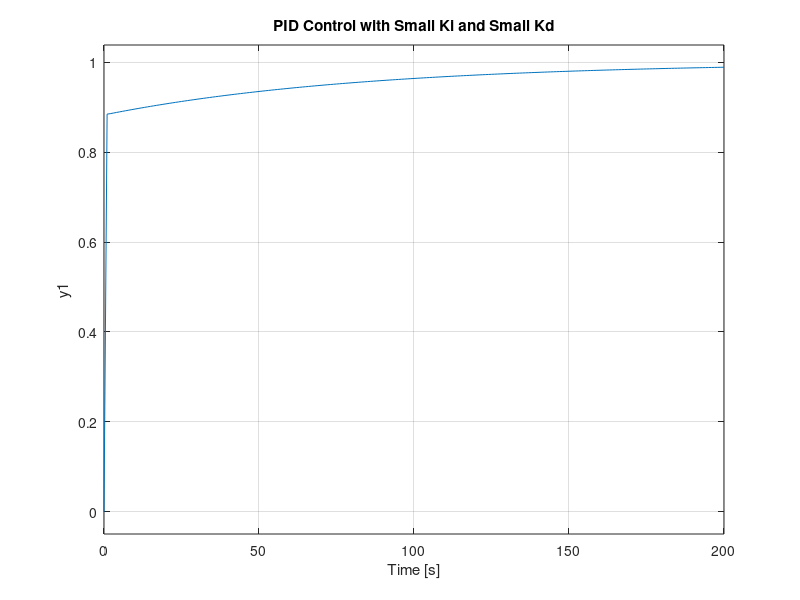

This chart was generated by the following MATLAB code:


J = 0.01;
b = 0.1;
K = 0.01;
R = 1;
L = 0.5;
s = tf('s');
P_motor = K/((J*s+b)*(L*s+R)+K^2)

A = [-b/J   K/J
    -K/L   -R/L];
B = [0
    1/L];
C = [1   0];
D = 0;
motor_ss = ss(A,B,C,D)

motor_ss = ss(P_motor);

Kp = 75;
Ki = 1;
Kd = 1;
C = pid(Kp,Ki,Kd);
sys_cl = feedback(C*P_motor,1);
step(sys_cl,[0:1:200])
title('PID Control with Small Ki and Small Kd')

%   Kp = 100;
%          Ki = 200;
%          Kd = 1;
%          C = pid(Kp,Ki,Kd);
%          sys_cl = feedback(C*P_motor,1);
%          step(sys_cl, 0:0.01:4)
%          grid
%          title('PID Control with Large Ki and Small Kd')